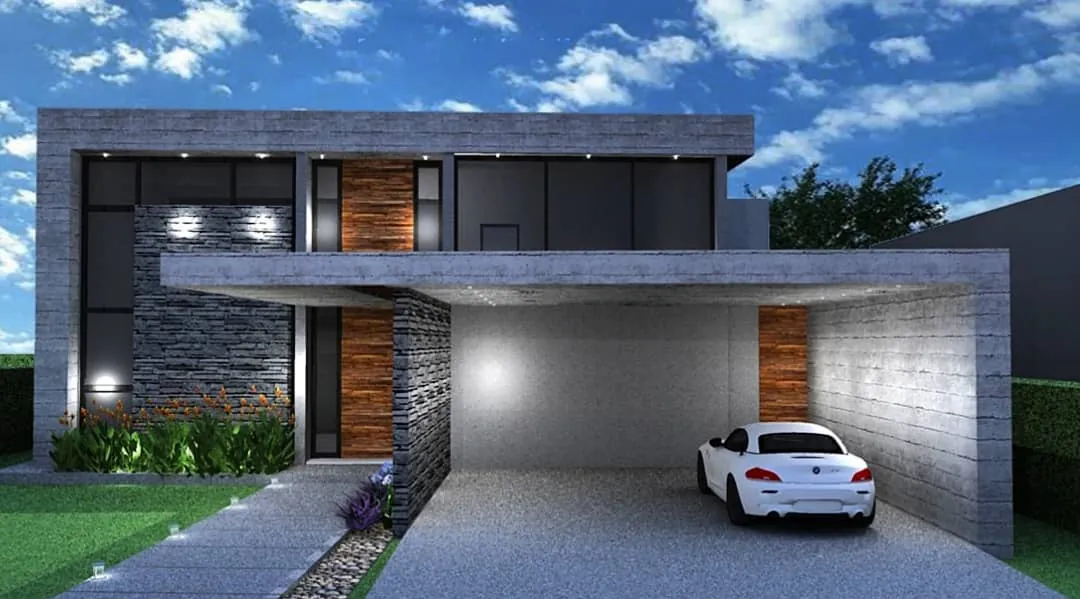
#> input picture assets/images/candelas-dia.v1.webp, 1080 x 599 px, given in place of mg-patio.v1.webp, which was not available
$ python build-sketches.py
#> lines starting #> are read from the running program, lines starting #| are printed output that depends on the picture; after the words box and inside, x2 and y2 are one past the last pixel; in counts of white or black regions, pixels touching at a corner belong together; pictures that were not available may be replaced by others from this repository, and a replacement may not be noted
"""Build editable SVG studies from MAB's supplied project images.

Offline authoring only: Pillow + NumPy. The website has no Python dependency.
Architectural guides are traced in source-image coordinates. Fine linework is
extracted from the same image, simplified, and exported as actual SVG paths.
No raster image is embedded in the SVG files.
"""
from pathlib import Path
from collections import deque
from html import escape
import math
import zipfile
import numpy as np
from PIL import Image, ImageFilter

ROOT = Path(__file__).resolve().parents[1]
OUT = ROOT / 'assets/sketches'
OUT.mkdir(parents=True, exist_ok=True)

PROJECTS = {
 'mg': {
  'name':'Vivienda M&G', 'image':'mg-patio',
  'guides':[
   'M320 157 598 94 824 216 824 402',
   'M598 94 599 366',
   'M0 285 174 300 1115 411 1115 445 480 391',
   'M0 318 170 333 514 410',
   'M714 278 775 300 775 396 714 381Z',
   'M598 427 1113 447 1112 594 599 713',
   'M1115 411 1115 350 1257 379 1260 564',
   'M1115 445 1201 456 1201 564 1112 594',
   'M1135 349 1135 327 1149 329 1149 352',
   'M1265 454 1422 452 1422 524 1409 524 1409 469 1272 470 1272 525',
   'M863 649 1080 596 1194 612 1030 689Z',
   'M884 649 1082 608 1175 617 1029 674Z',
   'M863 649 863 664 1030 704 1194 626 1194 612',
   'M1030 689 1030 704',
   'M577 710 812 645 817 658 593 728',
   'M0 740 191 771 190 794 0 756',
   'M1112 594 1108 618 1199 639',
  ],
  'planes':['M598 94 824 216 824 402 599 366Z','M598 427 1113 447 1112 594 599 713Z'],
  'exclude':[(0,0,1440,90),(1260,480,1440,700)],
  'min_length':27, 'max_paths':250,
 },
 'sg': {
  'name':'Complejo SG', 'image':'sg-esquina',
  'guides':[
   'M380 192 689 114 808 207 807 286',
   'M380 192 382 759', 'M460 171 459 711',
   'M689 114 722 677 722 770',
   'M20 455 380 361 380 450 20 509Z',
   'M20 509 20 559 378 511 379 450',
   'M20 559 379 511 379 582 20 584Z',
   'M20 584 20 625 379 625',
   'M769 280 942 341 943 470 771 419Z',
   'M771 419 941 469 941 581 772 538Z',
   'M772 538 942 582 941 616 771 569Z',
   'M942 359 1037 387 1037 507 943 477',
   'M941 616 1037 648 1037 787',
   'M722 677 865 699 865 736 723 713',
   'M20 645 379 690 379 801',
   'M379 690 458 711 458 808',
   'M401 808 723 864 976 847 976 807',
   'M401 808 401 845 724 893 977 875 976 847',
   'M724 864 724 893',
   'M0 794 382 856 405 885 723 925 1000 908 1070 866',
   'M0 826 372 889 405 912 724 956 1011 939 1070 906',
   'M0 952 713 1007',
  ],
  'planes':['M460 171 689 114 722 677 459 711Z','M771 419 941 469 941 581 772 538Z'],
  'exclude':[(0,0,1071,110),(0,110,335,320)],
  'min_length':23, 'max_paths':230,
 },
 'cerezo': {
  'name':'Complejo El Cerezo', 'image':'cerezo-proyecto',
  'guides':[
   'M216 539 225 26 722 39 722 65',
   'M444 107 477 69 757 62 759 96 564 111',
   'M245 104 563 111 565 174',
   'M245 104 243 201 365 201',
   'M267 116 363 119 362 179 265 179Z',
   'M425 121 450 122 450 174 425 174Z',
   'M510 122 533 123 533 174 510 174Z',
   'M365 175 600 172 600 248 367 249Z',
   'M241 250 566 249 567 324',
   'M241 250 241 351 365 351',
   'M265 262 361 264 361 325 264 325Z',
   'M425 263 450 264 451 325 425 325Z',
   'M510 264 535 264 535 325 511 325Z',
   'M366 326 570 323 570 399 367 400Z',
   'M217 398 373 399 374 432',
   'M227 401 253 448 251 482',
   'M402 402 402 478',
   'M489 532 488 421 693 419 694 531Z',
   'M821 446 900 447 902 513 821 512',
   'M964 423 962 533',
   'M0 537 211 539 211 386 0 386',
   'M0 201 208 203 216 214 0 214',
   'M0 147 206 149 208 202',
   'M0 319 209 321 208 375 0 375',
   'M45 539 45 431 205 431 205 539',
   'M86 263 174 265 173 320 85 319Z',
   'M0 537 1080 539',
  ],
  'planes':['M365 175 600 172 600 248 367 249Z','M366 326 570 323 570 399 367 400Z','M267 116 363 119 362 179 265 179Z'],
  'exclude':[(0,0,1080,24),(250,435,362,540)],
  'min_length':17, 'max_paths':260,
 },
 'candelas': {
  'name':'Vivienda en Las Candelas', 'image':'candelas-dia',
  'guides':[
   'M34 463 37 108 754 113 754 153 727 155 727 249',
   'M78 449 81 150 717 154 716 251',
   'M37 108 37 151 754 153',
   'M140 158 139 207', 'M236 159 236 208',
   'M297 155 297 253', 'M316 157 314 251',
   'M340 158 340 251', 'M415 158 415 251',
   'M441 158 441 251', 'M455 158 455 251',
   'M547 157 547 251', 'M632 157 632 251',
   'M136 207 295 208 295 286 394 290',
   'M136 207 135 415',
   'M136 252 1009 247 1010 289 393 305 136 282Z',
   'M1009 247 1013 555 984 539 983 290',
   'M393 289 451 304 450 476 393 551Z',
   'M393 305 393 551',
   'M451 304 756 305 756 422',
   'M756 305 808 305 810 423',
   'M808 305 983 290 984 539',
   'M305 308 305 460 340 461 340 310',
   'M135 306 295 307 295 460',
   'M80 309 134 310', 'M81 396 134 397',
   'M450 476 694 471',
   'M305 460 361 464 392 486',
   'M305 460 60 598', 'M361 464 200 598',
   'M393 551 365 598',
   'M984 539 1080 590',
  ],
  'planes':['M136 252 1009 247 1010 289 393 305 136 282Z','M393 289 451 304 450 476 393 551Z','M808 305 983 290 984 539 881 497Z'],
  'exclude':[(0,0,1080,100),(689,419,890,545)],
  'min_length':22, 'max_paths':240,
 },
}

def rdp(points, epsilon):
    if len(points) < 3: return points
    a, b = points[0], points[-1]
    delta = b-a
    length = np.linalg.norm(delta)
    if length < .01:
        dist = np.linalg.norm(points-a, axis=1)
    else:
        dist = np.abs(delta[0]*(a[1]-points[:,1]) - (a[0]-points[:,0])*delta[1])/length
    index = int(np.argmax(dist))
    if dist[index] <= epsilon: return np.array([a,b])
    return np.vstack([rdp(points[:index+1], epsilon)[:-1], rdp(points[index:], epsilon)])

def detail_paths(image, spec):
    # Non-maximum-suppressed luminance edges, then hysteresis and polyline tracing.
    width, height = image.size
    target = min(960, width)
    scale = width / target
    gray = image.convert('L').resize((target, round(height/scale))).filter(ImageFilter.GaussianBlur(.85))
    a = np.asarray(gray, dtype=float)
    gy, gx = np.gradient(a)
    mag = np.hypot(gx, gy)
    angle = (np.arctan2(gy,gx)*180/np.pi)%180
    keep = np.zeros(a.shape, dtype=bool)
    for mask, (dy, dx) in [(((angle<22.5)|(angle>=157.5)),(0,1)), (((angle>=22.5)&(angle<67.5)),(1,1)), (((angle>=67.5)&(angle<112.5)),(1,0)), (((angle>=112.5)&(angle<157.5)),(1,-1))]:
        keep |= mask & (mag>=np.roll(mag,(dy,dx),(0,1))) & (mag>=np.roll(mag,(-dy,-dx),(0,1)))
    weak = keep & (mag>11)
    strong = keep & (mag>23)
    for x1,y1,x2,y2 in spec['exclude']:
        weak[int(y1/scale):int(y2/scale),int(x1/scale):int(x2/scale)] = False
    weak[:2,:]=weak[-2:,:]=False
    weak[:,:2]=weak[:,-2:]=False
    strong &= weak
    connected = np.zeros_like(weak)
    q = deque(map(tuple, np.argwhere(strong)))
    offsets = [(dy,dx) for dy in (-1,0,1) for dx in (-1,0,1) if dy or dx]
    while q:
        y,x=q.popleft()
        if connected[y,x]: continue
        connected[y,x]=True
        for dy,dx in offsets:
            ny,nx=y+dy,x+dx
            if weak[ny,nx] and not connected[ny,nx]:q.append((ny,nx))
    pixels = set(map(tuple,np.argwhere(connected)))
    paths=[]
    while pixels:
        start=min(pixels)
        # Prefer an end of a chain; grow both directions for branch fragments.
        pixels.remove(start)
        chain=[start]
        for direction in (1,-1):
            pos=start
            previous=None
            while True:
                options=[(pos[0]+dy,pos[1]+dx) for dy,dx in offsets if (pos[0]+dy,pos[1]+dx) in pixels]
                if not options:break
                if previous:
                    dy,dx=pos[0]-previous[0],pos[1]-previous[1]
                    options.sort(key=lambda p:(p[0]-pos[0])*dy+(p[1]-pos[1])*dx, reverse=True)
                nxt=options[0];pixels.remove(nxt)
                if direction==1:chain.append(nxt)
                else:chain.insert(0,nxt)
                previous,pos=pos,nxt
        if len(chain)*scale < spec['min_length']:continue
        pts=np.array([(x*scale,y*scale) for y,x in chain])
        length=float(np.linalg.norm(np.diff(pts,axis=0),axis=1).sum())
        if length<spec['min_length']:continue
        simplified=rdp(pts, .85*scale)
        if len(simplified)<2:continue
        d='M'+' '.join(f'{x:.1f},{y:.1f}' for x,y in simplified)
        paths.append((length,d))
    return [d for _,d in sorted(paths,reverse=True)[:spec['max_paths']]]

for key, spec in PROJECTS.items():
    image=Image.open(ROOT/f"assets/images/{spec['image']}.v1.webp")
#> image is the input picture: PIL image 1080x599 RGB; mean R, G, B 85.4, 102.3, 121.4
    w,h=image.size
    details=detail_paths(image,spec)
#> in detail_paths, `angle = (np.arctan2(gy,gx)*180/np.pi)%180`:
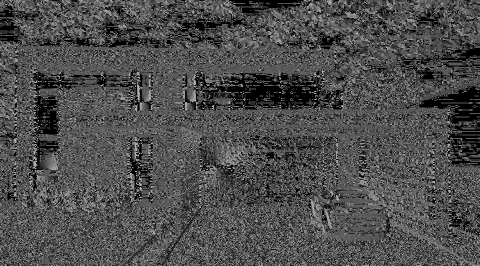
#> angle: shape (532, 960) float64 (shown at 1/2 size); min 0, max 179.7, mean 77.7
#> the loop in detail_paths, `for mask, (dy, dx) in [(((angle<22.5)|(angle>=157.5)),(0,1)), (((angle..` made 4 passes
#> (dy, dx) on passes 1 to 4: (0, 1), (1, 1), (1, 0), (1, -1)
#> pass 1, in detail_paths, `keep |= mask & (mag>=np.roll(mag,(dy,dx),(0,1))) & (mag>=np.roll(mag,(..`:
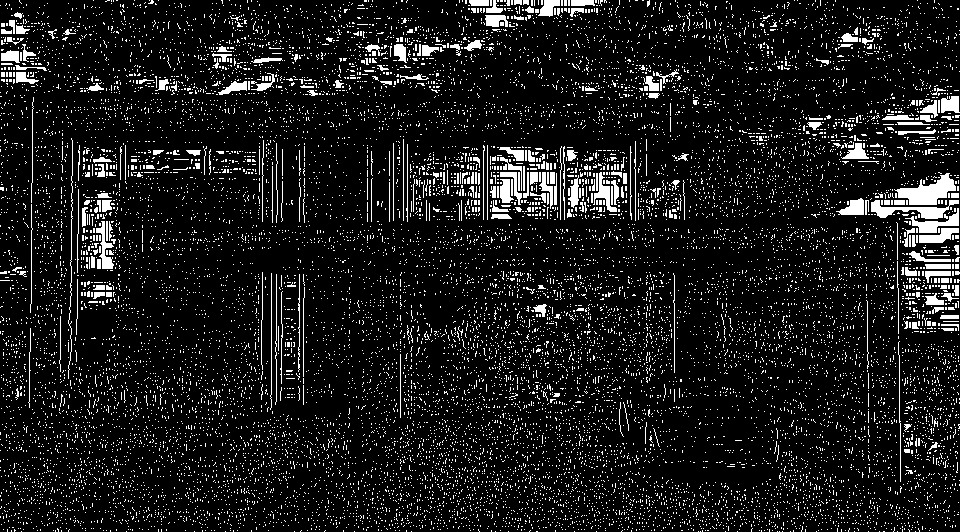
#> keep: shape (532, 960) bool; 10% white in thin lines or dots
#> pass 3, in detail_paths, `keep |= mask & (mag>=np.roll(mag,(dy,dx),(0,1))) & (mag>=np.roll(mag,(..`:
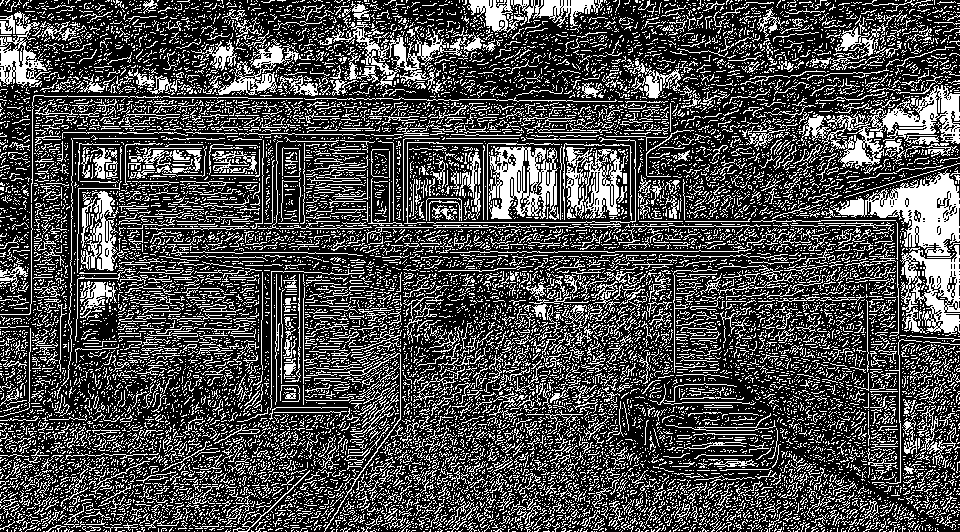
#> keep: shape (532, 960) bool; 29.5% white in thin lines or dots
#> after the loop in detail_paths, `for mask, (dy, dx) in [(((angle<22.5)|(angle>=157.5)),(0,1)), (((angle..`:
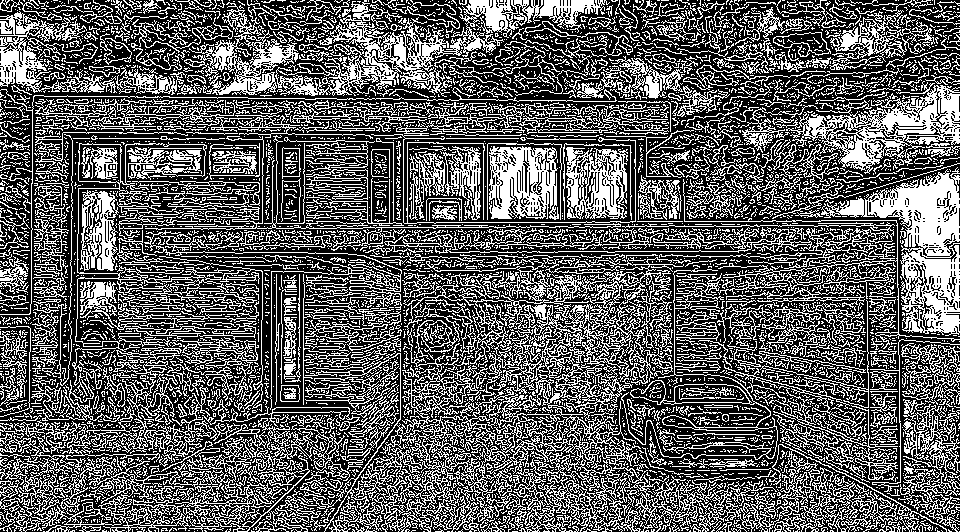
#> keep: shape (532, 960) bool; 37% white in thin lines or dots
#> after the loop in detail_paths, `for x1,y1,x2,y2 in spec['exclude']:`:
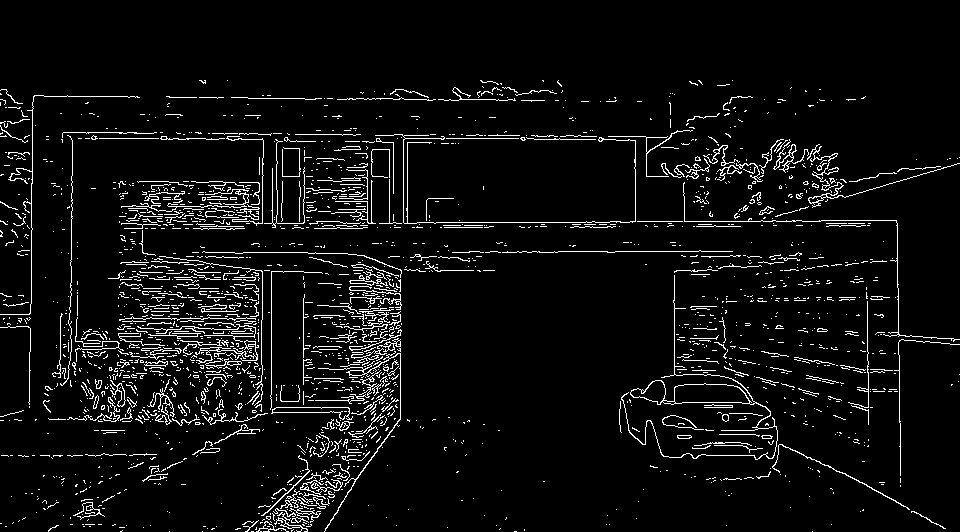
#> weak: shape (532, 960) bool; 5.7% white in thin lines or dots, all inside (x1, y1, x2, y2) = (0, 80, 960, 532)
#> in detail_paths, `strong &= weak`:
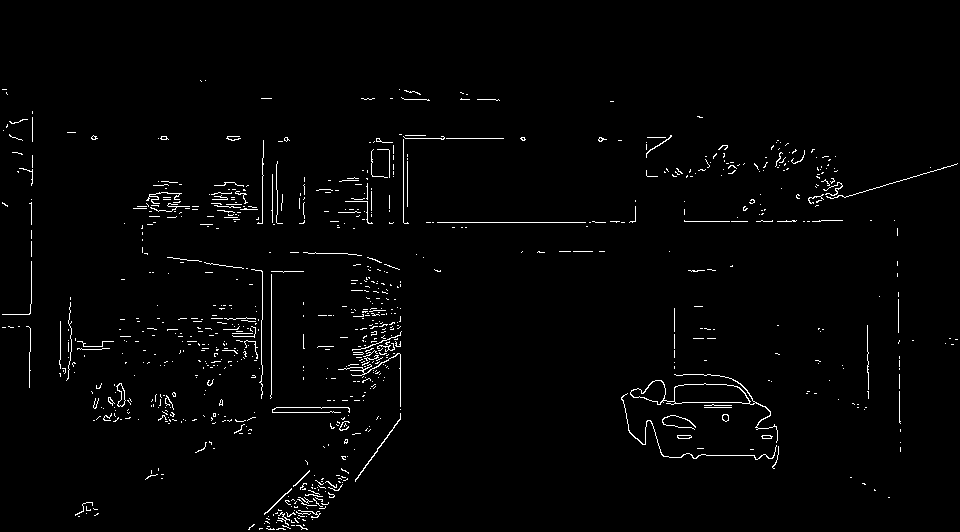
#> strong: shape (532, 960) bool; 1.7% white in thin lines or dots, all inside (x1, y1, x2, y2) = (2, 80, 958, 530)
#> in detail_paths, `offsets = [(dy,dx) for dy in (-1,0,1) for dx in (-1,0,1) if dy or dx]`: offsets = [(-1, -1), (-1, 0), (-1, 1), (0, -1), (0, 1), (1, -1), (1, 0), (1, 1)]
#> the loop in detail_paths, `while q:` made 31957 passes
#> (y, x) on passes 1 to 3: (80, 200), (80, 205), (81, 201)
#> after the loop in detail_paths, `while q:`:
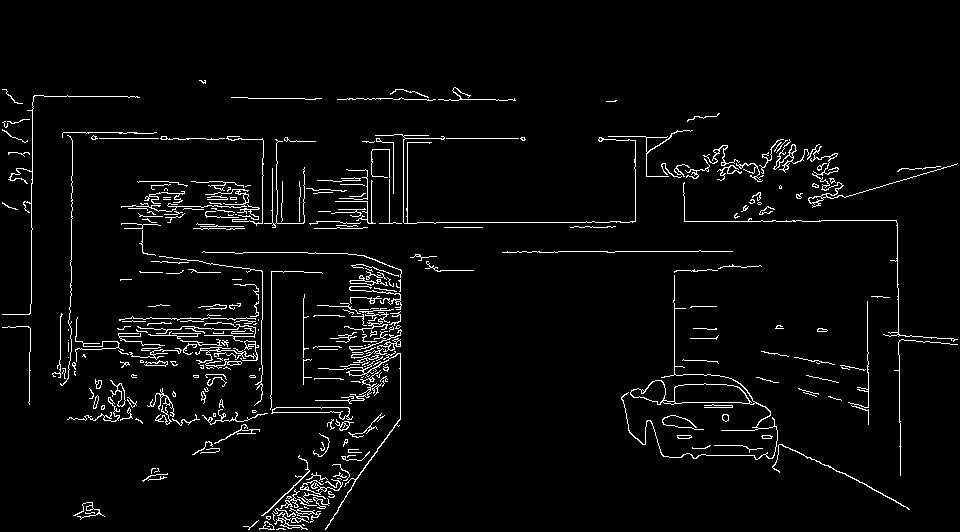
#> connected: shape (532, 960) bool; 3.7% white in thin lines or dots, all inside (x1, y1, x2, y2) = (2, 80, 958, 530)
#> in detail_paths, `pixels = set(map(tuple,np.argwhere(connected)))`: pixels = 18709 items
#> the loop in detail_paths, `while pixels:` made 1737 passes
    guide_paths=list(spec['guides'])
    if key=='sg':
        for x in range(388,456,6):
            top=192-(x-380)*.25
            guide_paths.append(f'M{x} {top:.1f} {x} {755-(x-380)*.55:.1f}')
        for x in range(728,765,5):
            guide_paths.append(f'M{x} {145+(x-728)*.55:.1f} {x} 728')
    if key=='mg':
        for x in range(720,774,5):
            guide_paths.append(f'M{x} {280+(x-720)*.34:.1f} {x} {383+(x-720)*.25:.1f}')
    tone=''.join(f'<path class="tone-plane" d="{d}"/>' for d in spec['planes'])
    guides=''.join(f'<path class="art-line structure" pathLength="1" d="{d}"/>' for d in guide_paths)
    fine=''.join(f'<path class="art-line detail" pathLength="1" d="{d}"/>' for d in details)
    svg=f'''<svg xmlns="http://www.w3.org/2000/svg" viewBox="0 0 {w} {h}" role="img" aria-labelledby="{key}-title" aria-describedby="{key}-desc"><title id="{key}-title">Boceto de {escape(spec['name'])}</title><desc id="{key}-desc">Estudio vectorial de líneas basado en la imagen del proyecto de MAB Arquitectos. Contornos, aberturas y detalles de materialidad; sin cotas ni especificaciones técnicas.</desc><style>.tone-plane{{fill:#ded2a5;opacity:.23}}.art-line{{fill:none;stroke:#34372e;stroke-linecap:round;stroke-linejoin:round;vector-effect:non-scaling-stroke}}.structure{{stroke-width:1.25}}.detail{{stroke-width:.65;opacity:.58}}</style><g class="tones">{tone}</g><g class="architecture">{guides}</g><g class="fine-lines">{fine}</g></svg>'''
    (OUT/f'{key}.svg').write_text(svg.replace('><','>\n<'))
    spec['width'],spec['height'],spec['paths']=w,h,len(details)+len(guide_paths)
    print(key,':',len(guide_paths),'contornos,',len(details),'trazos de detalle')
#| mg : 28 contornos, 226 trazos de detalle

with zipfile.ZipFile(OUT/'mab-bocetos.zip','w',zipfile.ZIP_DEFLATED) as z:
    for key in PROJECTS:z.write(OUT/f'{key}.svg',f'mab-boceto-{key}.svg')
